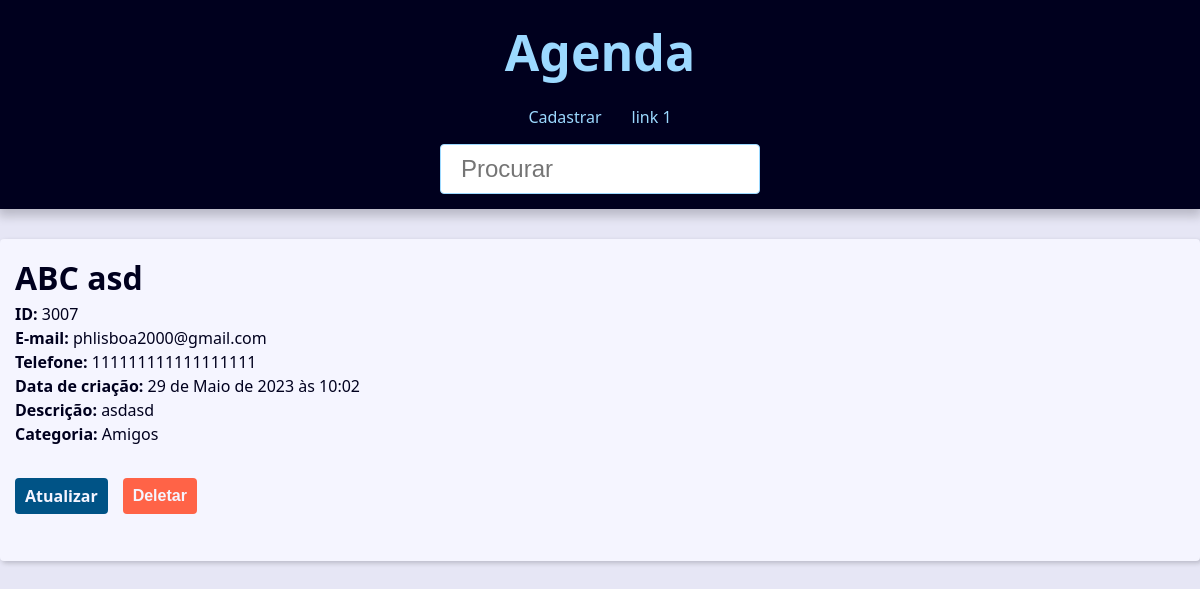
/contato/3007/detalhe/, run on the app's committed database.
### contato/models.py (models this page shows, shortened)
class Contato(models.Model):
    primeiro_nome = models.CharField(verbose_name='Nome', max_length=100)
    segundo_nome = models.CharField(max_length=150, verbose_name='Sobrenome')
    telefone = models.CharField(max_length=50)
    email = models.EmailField(max_length=256, blank=True)
    data_criacao = models.DateTimeField(default=timezone.now)
    descricao = models.TextField(blank=True)
    visivel = models.BooleanField(default=True)
    imagem = models.ImageField(blank=True, upload_to='imagens/%Y/%m/')
    categoria = models.ForeignKey(Categoria,
                                  on_delete=models.SET_NULL,
                                  blank=True, null=True)
    owner = models.ForeignKey(
        User,
        on_delete=models.SET_NULL,
        blank=True, null=True
    )

class Categoria(models.Model):
    class Meta:
        verbose_name = 'Categoria'
        verbose_name_plural = 'Categorias'
    nome = models.CharField(max_length=125)

### contato/views/contato_view.py (the view)
# urls.py: path('contato/<int:contato_id>/detalhe/', contato, name="contato"),
def contato(request, contato_id):
    contato = get_object_or_404(Contato, pk=contato_id, visivel=True)
    context = {
        'contato': contato,
        'site_titulo': f'{contato.primeiro_nome} {contato.segundo_nome}'
    }
    return render(request, 'contato/contato.html', context)

### contato/templates/contato/contato.html (shortened to what this page needs)
{% extends 'global/base.html' %}
{% block conteudo %}
    <div class="sigle-contact">
        <h1 class="sigle-contact-name">
            {{ contato.primeiro_nome }} {{ contato.segundo_nome }}
        </h1>
        <p><b>ID:</b> {{contato.id}}</p>
        <p><b>E-mail:</b> {{contato.email}}</p>
        <p><b>Telefone:</b> {{contato.telefone}}</p>
        <p><b>Data de criação:</b> {{contato.data_criacao}}</p>
        <p><b>Descrição:</b> {{contato.descricao}}</p>
        <p><b>Categoria:</b> {{contato.categoria.nome}}</p>
        <div class="contact-links">
            <a class="btn btn-link" href="{% url 'contato:atualizacao' contato.pk%}">Atualizar</a>
            <form action=" {% url 'contato:deletar' contato.id %} " method="POST">
                {% if confirmacao == 'nao'  %}
                    <input type="hidden" name="confirmacao" value="sim">
                    <button class="btn btn-link btn-delete " type="submit">Confirmar?</button>
                {% else %}
                    <button class="btn btn-link btn-delete " type="submit">Deletar</button>
                {% endif %}
            </form>
        </div>
    </div>
{% endblock conteudo %}

### base_static/global/css/style.css (style rules this page uses)
:root { --spacing: 1.5rem; --link-dark-color: rgb(0, 83, 134); --link-light-color: rgb(156, 217, 255); --clr-white: rgb(245, 245, 255); --clr-black: rgb(0, 0, 30); --clr-light-gray: rgb(230, 230, 245); --clr-dark-shadow-5: rgba(0, 0, 10, 5%); --clr-dark-shadow-10: rgba(0, 0, 10, 10%); --clr-dark-shadow-20: rgba(0, 0, 10, 20%); --clr-light-shadow-5: rgba(200, 200, 255, 5%); --clr-light-shadow-10: rgba(200, 200, 255, 10%); --clr-light-shadow-20: rgba(200, 200, 255, 20%); --main-page-width: 120rem; --table-min-width: 60rem; --biggest-font-size: 5rem; --bigger-font-size: 4rem; --big-font-size: 3.2rem; --medium-font-size: 2.4rem; --small-font-size: 1.6rem; --smaller-font-size: 1.4rem; --smallest-font-size: 1.2rem; --transition-fast: 300ms; --transition-medium: 600ms; --transition-slow: 1s; --default-border-radius: 4px; }
*, *::before, *::after { margin: 0; padding: 0; box-sizing: border-box; }
html { font-size: 62.5%; }
body { font-family: system-ui, -apple-system, BlinkMacSystemFont, 'Segoe UI', Roboto, Oxygen, Ubuntu, Cantarell, 'Open Sans', 'Helvetica Neue', sans-serif; line-height: 1.5; font-size: var(--small-font-size); color: var(--clr-black); -webkit-font-smoothing: antialiased; background: var(--clr-light-gray); }
.btn { background-color: var(--link-dark-color); color: var(--clr-white); font-weight: bold; border: none; padding: 1rem 2rem; border-radius: var(--default-border-radius); cursor: pointer; transition: filter var(--transition-fast) ease-in-out; }
.contact-links { margin-block: calc(var(--small-font-size) * 2); display: flex; align-items: center; gap: 0 var(--spacing); }
.btn-link { font-size: var(--small-font-size); text-decoration: none; font-weight: bold; padding: 1rem; display: block; line-height: var(--small-font-size); }
.btn-delete { background: tomato; }

### data on the page
Contato: primeiro_nome "ABC", segundo_nome "asd", id "3007", email "phlisboa2000@gmail.com", telefone "111111111111111111", data_criacao "29 de Maio de 2023 às 10:02", descricao "asdasd", categoria.nome "Amigos"
